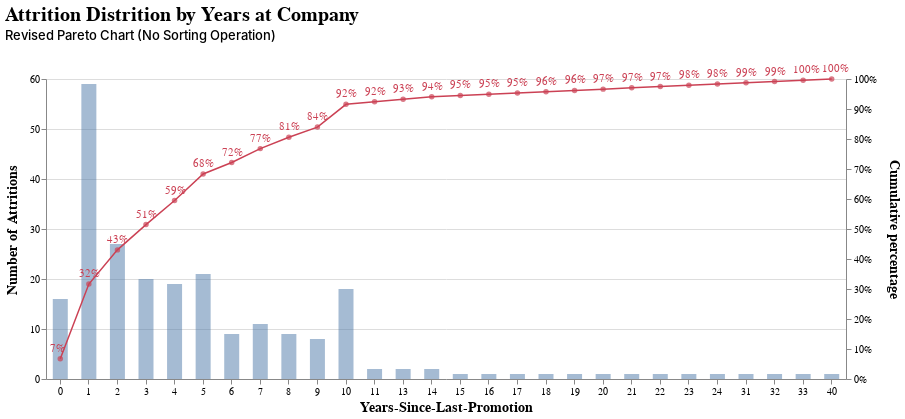

The cell this chart's notebook holds for it:
### Code cell
years_pareto(df_yearatcompany).properties(
        title = {
            'text': 'Attrition Distrition by Years at Company',
            'subtitle':'Revised Pareto Chart (No Sorting Operation)',
            'subtitleFontWeight':500,
            'subtitleFontSize': 13,
            'anchor':'start',
            'fontSize': 20,
            'offset':20,
            'subtitlePadding':5

        }
    )

### Figure 1 — Vega-Lite specification as saved in the notebook (floating-point values rounded to 4 significant figures)
{"config": {"view": {"continuousWidth": 400, "continuousHeight": 300, "strokeWidth": 0}, "mark": {}}, "layer": [{"mark": {"type": "bar", "opacity": 0.5, "size": 15}, "encoding": {"x": {"type": "ordinal", "axis": {"labelAngle": 0, "title": "Years-Since-Last-Promotion", "titleFontSize": 14}, "field": "year"}, "y": {"type": "quantitative", "axis": {"title": "Number of Attritions", "titleFontSize": 14, "titlePadding": 10}, "field": "counts"}}, "height": 300, "width": 800}, {"mark": {"type": "line", "color": "#cb4154", "strokeWidth": 1.5}, "encoding": {"text": {"type": "quantitative", "field": "cumpercent"}, "x": {"type": "ordinal", "axis": {"labelAngle": 0, "title": "Years-Since-Last-Promotion", "titleFontSize": 14}, "field": "year"}, "y": {"type": "quantitative", "axis": {"format": ".0%", "title": "Cumulative percentage", "titleFontSize": 14, "titlePadding": 10}, "field": "cumpercent"}}, "height": 300, "width": 800}, {"mark": {"type": "circle", "color": "#cb4154", "strokeWidth": 3}, "encoding": {"text": {"type": "quantitative", "field": "cumpercent"}, "x": {"type": "ordinal", "axis": {"labelAngle": 0, "title": "Years-Since-Last-Promotion", "titleFontSize": 14}, "field": "year"}, "y": {"type": "quantitative", "axis": null, "field": "cumpercent"}}, "height": 300, "width": 800}, {"mark": {"type": "text", "align": "left", "baseline": "middle", "dx": -10, "dy": -10}, "encoding": {"color": {"value": "#cb4154"}, "text": {"type": "quantitative", "field": "cumpercent", "format": ".0%"}, "x": {"type": "ordinal", "axis": {"labelAngle": 0, "title": "Years-Since-Last-Promotion", "titleFontSize": 14}, "field": "year"}, "y": {"type": "quantitative", "axis": null, "field": "cumpercent"}}, "height": 300, "width": 800}], "data": {"name": "data-46e5cfea4613aa2e45604e540782d86a"}, "resolve": {"scale": {"y": "independent"}}, "title": {"text": "Attrition Distrition by Years at Company", "subtitle": "Revised Pareto Chart (No Sorting Operation)", "subtitleFontWeight": 500, "subtitleFontSize": 13, "anchor": "start", "fontSize": 20, "offset": 20, "subtitlePadding": 5}, "$schema": "https://vega.github.io/schema/vega-lite/v4.8.1.json", "datasets": {"data-46e5cfea4613aa2e45604e540782d86a": [{"year": 0, "counts": 16, "cumpercent": 0.06751}, {"year": 1, "counts": 59, "cumpercent": 0.3165}, {"year": 2, "counts": 27, "cumpercent": 0.4304}, {"year": 3, "counts": 20, "cumpercent": 0.5148}, {"year": 4, "counts": 19, "cumpercent": 0.5949}, {"year": 5, "counts": 21, "cumpercent": 0.6835}, {"year": 6, "counts": 9, "cumpercent": 0.7215}, {"year": 7, "counts": 11, "cumpercent": 0.7679}, {"year": 8, "counts": 9, "cumpercent": 0.8059}, {"year": 9, "counts": 8, "cumpercent": 0.8397}, {"year": 10, "counts": 18, "cumpercent": 0.9156}, {"year": 11, "counts": 2, "cumpercent": 0.9241}, {"year": 13, "counts": 2, "cumpercent": 0.9325}, {"year": 14, "counts": 2, "cumpercent": 0.9409}, {"year": 15, "counts": 1, "cumpercent": 0.9451}, {"year": 16, "counts": 1, "cumpercent": 0.9494}, {"year": 17, "counts": 1, "cumpercent": 0.9536}, {"year": 18, "counts": 1, "cumpercent": 0.9578}, {"year": 19, "counts": 1, "cumpercent": 0.962}, {"year": 20, "counts": 1, "cumpercent": 0.9662}, {"year": 21, "counts": 1, "cumpercent": 0.9705}, {"year": 22, "counts": 1, "cumpercent": 0.9747}, {"year": 23, "counts": 1, "cumpercent": 0.9789}, {"year": 24, "counts": 1, "cumpercent": 0.9831}, {"year": 31, "counts": 1, "cumpercent": 0.9873}, {"year": 32, "counts": 1, "cumpercent": 0.9916}, {"year": 33, "counts": 1, "cumpercent": 0.9958}, {"year": 40, "counts": 1, "cumpercent": 1.0}]}}
